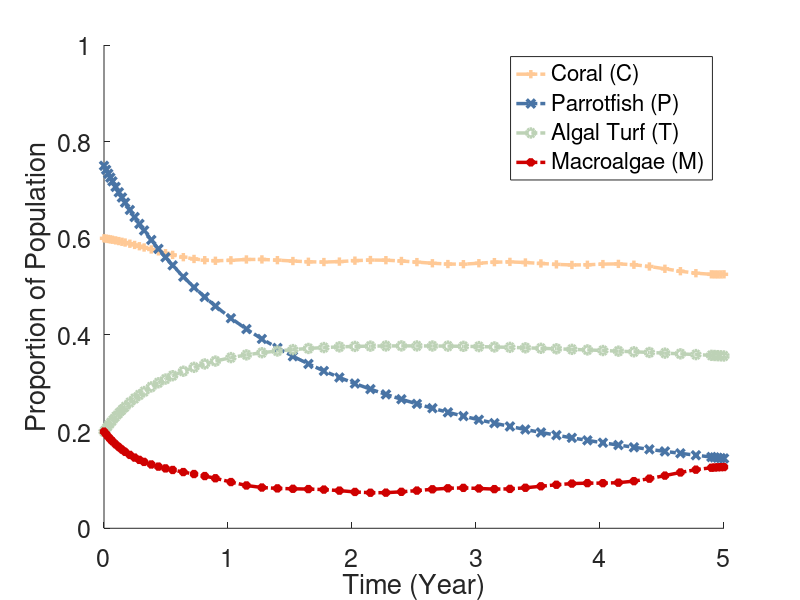
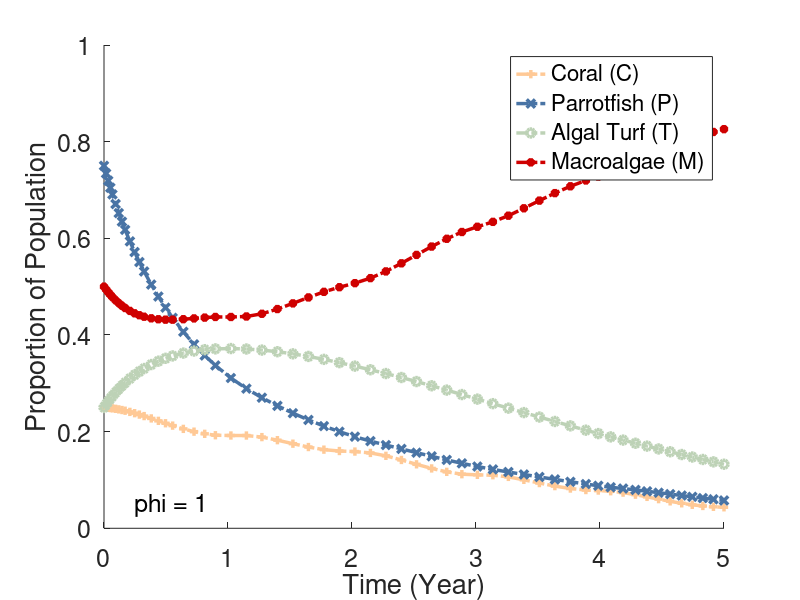

Source code (MATLAB) for these figures, in order: (Note: this script raises an error after producing the figures.)
% Team Coral Reefsearcher's Matlab Scripts


%--------------------------------------------------------------------------
%% Compartment - Single View - System of Differential Equations
clear; % Clears workspace
clc; % Clears Command Window

%---------------------------------------------
% Parameter Values
mu1 = 0.15; % mortality rate of coral reefs
mu2 = 0.22; % natural death rate of parrotfish
q = 0.47; % intrinsic growth rate for parrotfish
omega = 1; % %maximum grazing intensity
sigma = 0.01; % rate that parrotfish bite corals
r = 0.5; % rate that coral recruit to overgrow algal turfs
phi = 0.8; %rate that macroalgae spread vegetative over algal turfs
beta = 1; % carrying capacity

a0 = 0.99; % rate that coral is overgrown by macroalgae
h = 0.317429; %<----CONTROL VARIABLE FOR GAME THEORY

%grazing intensity 'g'
g = @(P) (omega*P)/beta;

%sin function of 
a = @(t) abs((a0*(9*sin(pi*t)+1))/(10));
%---------------------------------------------

%---------------------------------------------
% Compartment Initial Conditions
C = 3/5;
P = 3/4;
T = 1/5;
M = 1/5;
Prop_Total = C + T + M;
IC = [C, P, T, M, Prop_Total];
%---------------------------------------------

% dC/dt = rTC + sigmaPC - C(aM + d)
% dP/dt = qP(1-P/betaC) - (h + mu)P 
% dT/dt = dC + (g(P)M)/(M + T) - (rC + phiM)T
% dM/dt = aMC + phiMT - (g(P)M)/(M + T)
%
% C = y(1), P = y(2), T = y(3), M = y(4), C+T+M = y(5)
f = @(t,y) [r*y(3)*y(1) + sigma*y(2)*y(1) - y(1)*(a(t)*y(4) + mu1),
        q*y(2)*(1-(y(2)/(beta*y(1)))) - (h+mu2)*y(2), 
        mu1*y(1) +  (g(y(2))*y(4))/(y(4)+y(3)) - (r*y(1) + phi*y(4))*y(3),
        a(t) * y(4)*y(1) + phi*y(4)*y(3) - (g(y(2))*y(4))/(y(4)+y(3)),
        y(1)+y(3)+y(4)];

[t,ya] = ode45(f, [0 5], IC);

figure
hold on
plot(t, ya(:,1), '+-.', 'Color', '#FFC996', 'Linewidth', 2.5)
plot(t, ya(:,2), 'x-.', 'Color', '#4974A5', 'Linewidth', 2.5)
plot(t, ya(:,3), 'o-.', 'Color', '#BDD2B6', 'Linewidth', 2.5)
plot(t, ya(:,4), '*-.', 'Color', '#CF0000', 'Linewidth', 2.5)
%legend('Coral (C)', 'Algal Turf (T)', 'Macroalgae (M)')
set(gca, 'FontSize',18);
ylim([0 1]);
legend('Coral (C)', 'Parrotfish (P)', 'Algal Turf (T)', 'Macroalgae (M)')
%text(0.25,0.05,txt, 'FontSize', 18);
xlabel('Time (Year)')
ylabel('Proportion of Population')
%--------------------------------------------------------------------------


%--------------------------------------------------------------------------
%% Compartment - Animation View - System of Differential Equations
clear; % Clears workspace
clc; % Clears Command Window

% Parameter Values
mu1 = 0.15; % mortality rate of coral reefs
mu2 = 0.22; % natural death rate of parrotfish
q = 0.47; % intrinsic growth rate for parrotfish
omega = 1; % %maximum grazing intensity
sigma = 0.01; % rate that parrotfish bite corals
r = 0.5; % rate that coral recruit to overgrow algal turfs
phi = 0.8; %rate that macroalgae spread vegetative over algal turfs
beta = 1; % carrying capacity

a0 = 0.99; % rate that coral is overgrown by macroalgae
h = 0.1; %<----CONTROL VARIABLE FOR GAME THEORY

%grazing intensity 'g'
g = @(P) (omega*P)/beta;

%sin function of 
a = @(t) abs((a0*(9*sin(pi*t)+1))/(10));
%---------------------------------------------

%---------------------------------------------
% Compartment Initial Conditions
C = 1/4;
P = 3/4;
T = 1/4;
M = 1/2;
Prop_Total = C + T + M;
IC = [C, P, T, M, Prop_Total]; %Initial Conditions array
%---------------------------------------------

% System of Differential Equations
    f = @(t,y) [r*y(3)*y(1) + sigma*y(2)*y(1) - y(1)*(a(t)*y(4) + mu1),
       q*y(2)*(1-(y(2)/(beta*y(1)))) - (h+mu2)*y(2), 
       mu1*y(1) +  (g(y(2))*y(4))/(y(4)+y(3)) - (r*y(1) + phi*y(4))*y(3),
       a(t) * y(4)*y(1) + phi*y(4)*y(3) - (g(y(2))*y(4))/(y(4)+y(3)),
       y(1)+y(3)+y(4)];

    % Solve using ODE45
    [t,ya] = ode45(f, [0 5], IC);
    const_t = t; % constant used since t changes each time ode45 is calculated

for i = 1:length(const_t)
    phi = (length(const_t)+1-i)/length(const_t); %variable to animate

   % System of Differential Equations
    f = @(t,y) [r*y(3)*y(1) + sigma*y(2)*y(1) - y(1)*(a(t)*y(4) + mu1),
       q*y(2)*(1-(y(2)/(beta*y(1)))) - (h+mu2)*y(2), 
       mu1*y(1) +  (g(y(2))*y(4))/(y(4)+y(3)) - (r*y(1) + phi*y(4))*y(3),
       a(t) * y(4)*y(1) + phi*y(4)*y(3) - (g(y(2))*y(4))/(y(4)+y(3)),
       y(1)+y(3)+y(4)];

    % Solve using ODE45
    [t,ya] = ode45(f, [0 5], IC);

    % Plot
    txt = ['phi = ' num2str(phi)]; % shows value of param value at iteration

    fig = figure;
    hold on
    plot(t, ya(:,1), '+-.', 'Color', '#FFC996', 'Linewidth', 2.5)
    plot(t, ya(:,2), 'x-.', 'Color', '#4974A5', 'Linewidth', 2.5)
    plot(t, ya(:,3), 'o-.', 'Color', '#BDD2B6', 'Linewidth', 2.5)
    plot(t, ya(:,4), '*-.', 'Color', '#CF0000', 'Linewidth', 2.5)

    set(gca, 'FontSize',18); % sets axis & legend font size to 18
    ylim([0 1]); % sets y-axis limit to always be 0-1
    legend('Coral (C)','Parrotfish (P)','Algal Turf (T)','Macroalgae (M)')
    text(0.25,0.05,txt, 'FontSize', 18); % displays text on plot

    xlabel('Time (Year)')
    ylabel('Proportion of Population')

    % automatically save figure into root directory (where this .m file is
    % stored)
    fname = append('Frame-', num2str(i)); %file name of current iteration
    saveas(fig, fname, 'png'); %save figure as .png
end
%---------------------------------------------------------------
%--------------------------------------------------------------------------


%--------------------------------------------------------------------------
%% Disease Free Equilibrium
clear; % Clears workspace
clc; % Clears Command Window

%---------------------------------------------
% Symbolic Definitions
syms C P T M mu1 mu2 q omega sigma beta r h phi g a t
% g = g(P), a = a(t)

g = @(P) (omega*P)/beta; %grazing intensity 'g'

%a = @(t) abs((0.9*(9*sin(pi*t)+1))/(10)); %sin function of a(t)
%---------------------------------------------

M_0 = 0;

dTdt = mu1*C + (g(P)*M_0)/(M_0+T) - T*(r*C + phi*M_0);
T_0 = solve(dTdt == 0, T);

C_0 = 1 - T_0;

dPdt = q*P*(1-(P/(beta*C))) - P*(h+mu2);
P_0 = solve(dPdt == 0, P);
P_0 = subs(P_0, C, C_0);
%--------------------------------------------------------------------------


%--------------------------------------------------------------------------
%% R0
%Note: RUN 'DISEASE FREE EQUILIBRIUM' SECTION FIRST

%script F
sF = [a*C*M + phi*T*M];
F = jacobian(sF, [M]); % jacobian matrix
F = subs(F, T, T_0); 

%script V
sV = [(g(P)*M)/(M+T)];
V = jacobian(sV, [M]);
V = subs(V, M, M_0);

%eigenvalues of F*V^-1
eigens = eig(F * inv(V));

% basic reproduction number
R0 = eigens(1);
R0 = subs(R0, T, T_0);
R0 = subs(R0, C, C_0);
R0 = subs(R0, P, P_0(2));
%--------------------------------------------------------------------------


%--------------------------------------------------------------------------
%% Threshold
% Note: MUST RUN 'DISEASE FREE EQUILIBRIUM' & 'R0' SECTION FIRST
param_array = [mu1, mu2, q, omega, sigma, r, beta, a, phi]; %when a0 =
% 0.99
param_values = [0.15, 0.22, 0.47, 1, 0.01, 0.5, 1, 0.5, 0.8]; %a(t) = 0.5

hi_equation = R0;
hi_value = solve(R0 == 1, h);

for i = 1:length(param_array)
    hi_equation = subs(hi_equation, param_array(i), param_values(i));
    hi_value = subs(hi_value, param_array(i), param_values(i));
end

hi_point = [double(hi_value), 1];

h_var = 0:0.001:1;

figure
hold on
fplot(hi_equation, [0 1])
plot(hi_point(1), hi_point(2), 'o')
plot([hi_point(1), hi_point(1)], [0, hi_point(2)], 'r--')
plot([0, hi_point(1)], [hi_point(2), hi_point(2)], 'r--')
xlim([0 0.4]);
ylim([0 2]);

set(gca, 'FontSize',18);
title('Harvesting Threshold');
xlabel('h')
ylabel('R_0')
%--------------------------------------------------------------------------


%--------------------------------------------------------------------------
%% Sensitivity Analysis
% Note: MUST RUN 'DISEASE FREE EQUILIBRIUM' & 'R0' SECTION FIRST

param_array = [mu1, mu2, q, omega, sigma, r, phi, beta, h, a];
param_values = [0.15, 0.22, 0.47, 1, 0.01, 0.5, 0.8, 1, 0.1, 0.5];
sens_analysis = [];

for i = 1:length(param_array)
    R0_diff = diff(R0, param_array(i));
    %sens_analysis = cat(1, sens_analysis, diff(R0, param_array(i)));
    for j = 1:length(param_array)
        R0_diff = subs(R0_diff, param_array(j), param_values(j));
    end
    sens_analysis = cat(1, sens_analysis, double(R0_diff));
    %subs_ans = cat(1, subs_ans, [param_array(i) double(R0_diff)]);
end 

temp_R0 = symfun(R0, h);
hx_values = 1:0.4:25;

figure
hold on
for i = 1:25
   fplot(temp_R0(hx_values))
   xlim([0 0.4]);
   ylim([0 2]);
end

%--------------------------------------------------------------------------


%--------------------------------------------------------------------------
%% Endemic Equilibrium
clear; % Clears workspace
clc; % Clears Command Window

%---------------------------------------------
% Symbolic Definitions
syms C P T M mu1 mu2 q omega sigma beta r h phi g a t
% g = g(P), a = a(t)

g = @(P) (omega*P)/beta; %grazing intensity 'g'

% a = @(t) abs((0.9*(9*sin(pi*t)+1))/(10)); %sin function of a(t)
%---------------------------------------------

%---------------------------------------------
% Equation
T_E = (mu1 + a*M)/r;

C_E = 1 - (T+M);
C_E = subs(C_E, T, T_E);

P_E = (beta*C*(q-(h+mu2)))/q;
P_E = subs(P_E, C, C_E);

M_E = (omega*P)/(beta*(a*C+phi*T))-T - M;
M_E = subs(M_E, P, P_E);
M_E = subs(M_E, C, C_E);
M_E = subs(M_E, T, T_E);
M_E_equation = solve(M_E == 0, M);
%---------------------------------------------

%---------------------------------------------
% Calculates M_E Value by substitution
param_array = [mu1, mu2, q, omega, sigma, r, phi, beta, h, a];
param_values = [0.15, 0.22, 0.47, 1, 0.01, 0.5, 0.8, 1, 0.1, 0.5];

M_E_Value = M_E_equation;

for i = 1:length(param_array)
    M_E_Value = subs(M_E_Value, param_array(i), param_values(i));
end

%disp(M_E_Value)
%--------------------------------------------------------------------------


%--------------------------------------------------------------------------
%% Game Theory
% Note: MUST RUN 'ENDEMIC EQUILIBRIUM' FIRST
syms K h_pop

param_array = [mu1, mu2, q, omega, sigma, r, phi, beta, a];
param_values = [0.15, 0.22, 0.47, 1, 0.01, 0.5, 0.8, 1, 0.5];

n_e = -C + (h*omega*P*M)/(beta*(h+mu1)*(M+T));
n_e = subs(n_e, P, P_E);
n_e = simplify(n_e);

n_e = subs(n_e, T, T_E);
n_e = simplify(n_e);

n_e = subs(n_e, M, M_E_equation(1));
n_e = simplify(n_e);

for i = 1:length(param_array)
    n_e = subs(n_e, param_array(i), param_values(i));
end

n_e = simplify(n_e, 'Steps', 50);

n_e_solution = solve(n_e == 0, h);
%n_e_solution = solve(n_e == 0, h, 'Real', true)
%n_e_solution = solve(n_e == 0, h, 'IgnoreAnalyticConstraints', true)
%n_e_solution = vpasolve(n_e == 0, h)

% test_space = 0:0.0001:0.01;
% test = symfun(n_e_solution(3), C);
% test_mat = [];
% 
% test_mat = real(double(test(test_space)))

hold on
%area(transpose(test_mat))
fplot(n_e_solution(3), 'LineWidth', 5, 'Color', '#000000') %sol #3 gives nash graph
legend('Nash Equilibrium')

title("Nash Equilibrium")
xlim([0 0.01])
ylim([0.06 0.2])
set(gca, 'FontSize',16)
xticks([0 0.002 0.004 0.006 0.008 0.00913609 0.01])
xticklabels({'0' '0.002' '0.004' '0.006' '0.008' 'C_{max}' '0.01'})
yticks([0.06 0.08 0.1 0.12 0.131157 0.14 0.16 0.18 0.2])
yticklabels({'0.06' '0.08' '0.1' '0.12' 'h_{TH}' '0.14' '0.16' '0.18' '0.2'})
xlabel("Relative Cost of Fishing: C = C_{h}/C_{D}")
ylabel("Harvest Rate of Population: h_{pop}")


% TEst Stuffies
delta_E = @(C, h) (50000*h*(h - 1/4)*((h^2 - (2237*h)/2500 + 6152849/25000000)^(1/2) - h + 2237/5000)*((h^2 - (2237*h)/2500 + 6152849/25000000)^(1/2)/2 - h/2 + 1283/5000))/(2209*(h + 3/20)*((h^2 - (2237*h)/2500 + 6152849/25000000)^(1/2) - h + 2707/5000)) - C;

% E_0 = symfun(n_e_solution(3), C)
% E_1 = symfun(n_e_solution(3), C)

%            [Cost, h_pop]
test_point = [0.00 0.2];
if delta_E(test_point(1), test_point(2)) > 0
    disp('Fish')
    disp(delta_E(test_point(1), test_point(2)))
end
if delta_E(test_point(1), test_point(2)) < 0
    disp('Dont Fish')
    disp(delta_E(test_point(1), test_point(2)))
end

% E_0 = @(h) (50000*h*(h - 1/4)*((h^2 - (2237*h)/2500 + 6152849/25000000)^(1/2) - h + 2237/5000)*((h^2 - (2237*h)/2500 + 6152849/25000000)^(1/2)/2 - h/2 + 1283/5000))/(2209*(h + 3/20)*((h^2 - (2237*h)/2500 + 6152849/25000000)^(1/2) - h + 2707/5000));
% E_1 = @(C) C;
% 
% if E_1(test_point(1)) > E_0(test_point(2)) 
%     disp('Fish')
%     disp(E_1(test_point(1)) > E_0(test_point(2)) )
% end
% if E_1(test_point(1)) < E_0(test_point(2))
%     disp('Dont Fish')
%     disp(E_1(test_point(1)) < E_0(test_point(2)))
% end
%
